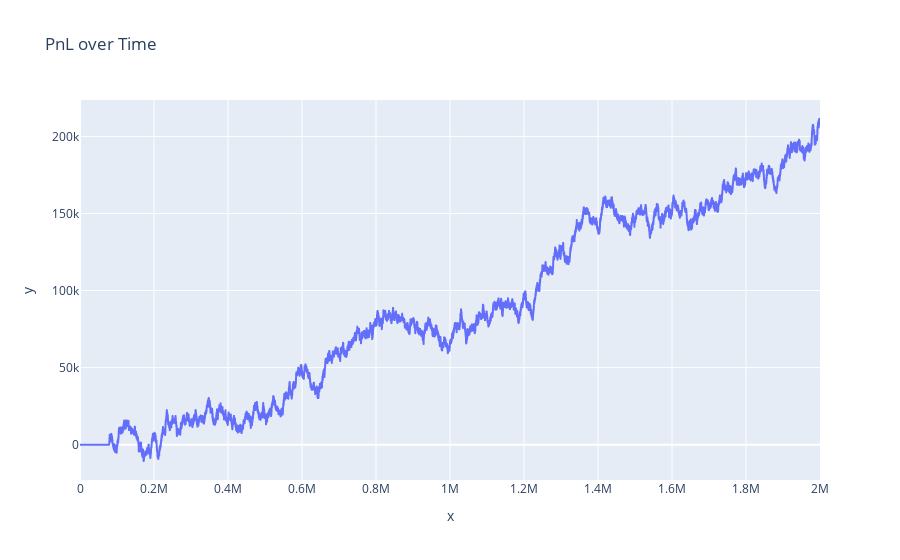

The code cell stored with this chart in its notebook:
### Code cell
fig = px.line(x=df_coconut_call['timestamp'], y=pnl, title='PnL over Time')
fig.show()

### Figure 1 — Plotly figure (JSON) as saved in the notebook; plotly's stock layout.template omitted (floating-point values rounded to 4 significant figures; data arrays with more than 128 entries replaced by an {"elided": "..."} marker saying what was removed)
{"data": [{"hovertemplate": "x=%{x}<br>y=%{y}<extra></extra>", "legendgroup": "", "line": {"color": "#636efa", "dash": "solid"}, "marker": {"symbol": "circle"}, "mode": "lines", "name": "", "showlegend": false, "type": "scattergl", "x": {"elided": "20000 int values"}, "xaxis": "x", "y": {"elided": "20000 float values"}, "yaxis": "y"}], "layout": {"legend": {"tracegroupgap": 0}, "title": {"text": "PnL over Time"}, "xaxis": {"anchor": "y", "domain": [0, 1], "title": {"text": "x"}}, "yaxis": {"anchor": "x", "domain": [0, 1], "title": {"text": "y"}}}}
